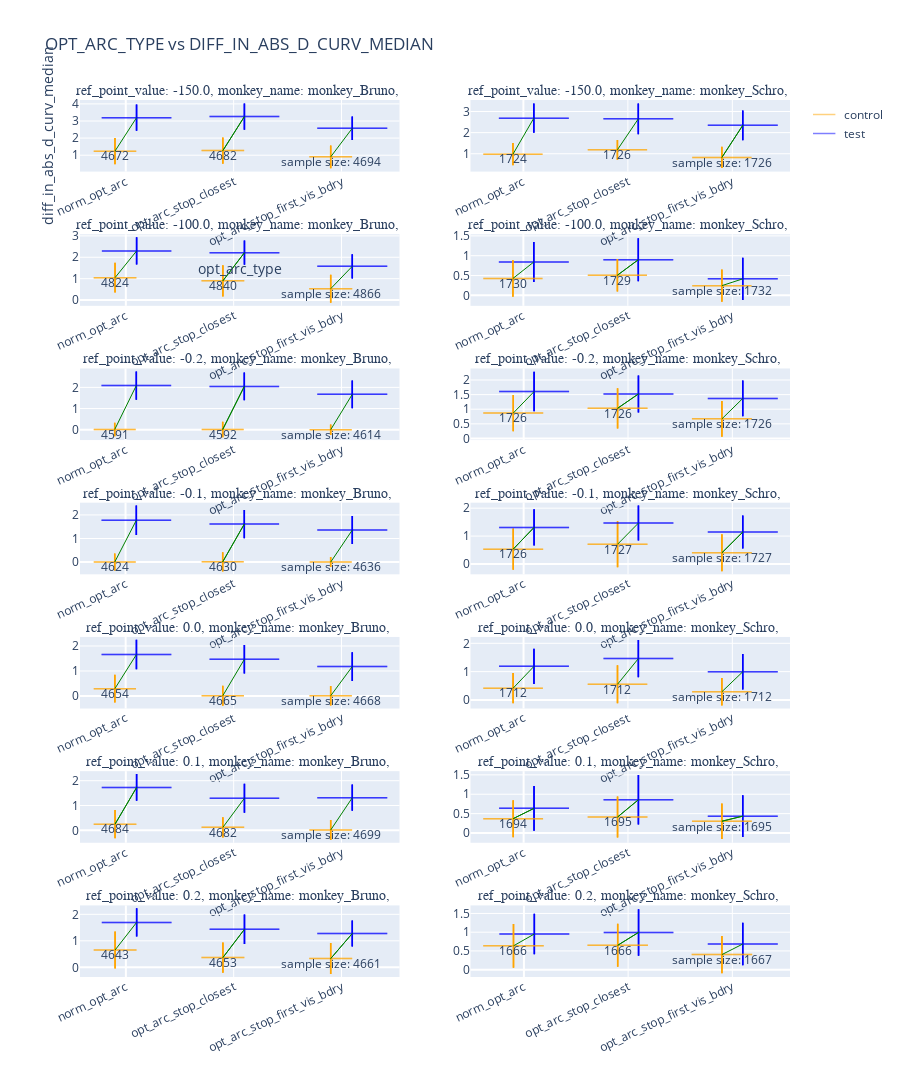

Here is the notebook cell this chart was saved with:
### Markdown cell above
#### across_monkeys_and_arc_types

### Code cell
ps.plot_curv_in_overall_median_info_across_monkeys_and_arc_types()
